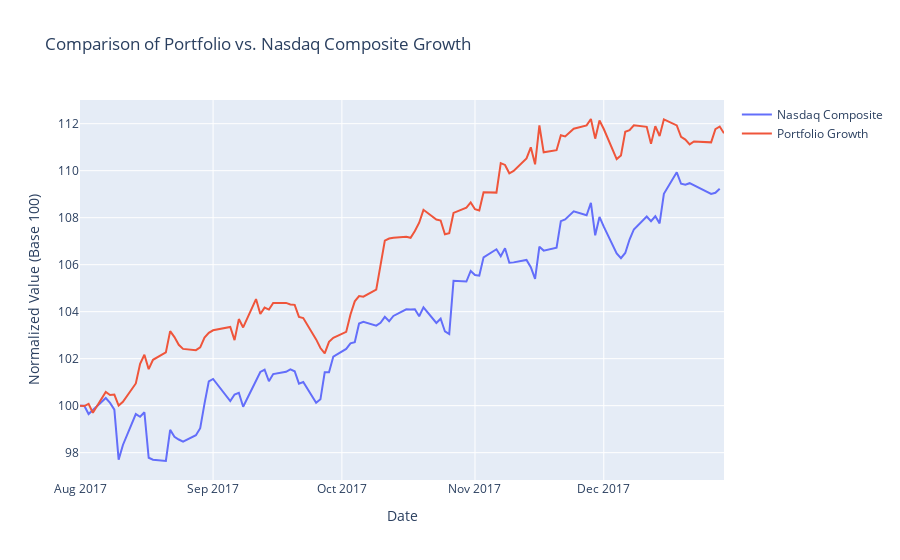

Notebook source saved alongside this figure:
### Markdown cell above
## 7.0 Testing Against Others

### Code cell
best_port_assets = best_portfolio['tickers']
best_port_assets_test_data = raw_data_test.loc[:, best_port_assets]

Nasdaq_comp, asset_errors, max_combination = fetch_raw_data_yf(["^IXIC"], best_port_assets_test_data.index[0], best_port_assets_test_data.index[-1])
nasdaq_start = Nasdaq_comp['^IXIC_Close'].iloc[0]
Nasdaq_comp['Normalized'] = (Nasdaq_comp['^IXIC_Close'] / nasdaq_start) * 100

best_portfolio_weights = best_portfolio['weights']
daily_returns = best_port_assets_test_data.pct_change()
weighted_returns = daily_returns.mul(best_portfolio_weights, axis='columns')
portfolio_daily_returns = weighted_returns.sum(axis=1)
portfolio_cumulative_returns = (1 + portfolio_daily_returns).cumprod()

portfolio_start = portfolio_cumulative_returns.iloc[0]
portfolio_normalized = (portfolio_cumulative_returns / portfolio_start) * 100

fig = go.Figure()

fig.add_trace(go.Scatter(
    x=Nasdaq_comp.index,
    y=Nasdaq_comp['Normalized'],
    mode='lines',
    name='Nasdaq Composite'
))

fig.add_trace(go.Scatter(
    x=portfolio_cumulative_returns.index,
    y=portfolio_normalized,
    mode='lines',
    name='Portfolio Growth'
))

fig.update_layout(
    title='Comparison of Portfolio vs. Nasdaq Composite Growth',
    xaxis_title='Date',
    yaxis_title='Normalized Value (Base 100)',
    xaxis=dict(
        type='date',
        tickformat='%b %Y',
        tickmode='auto'
    )
)

fig.show()
